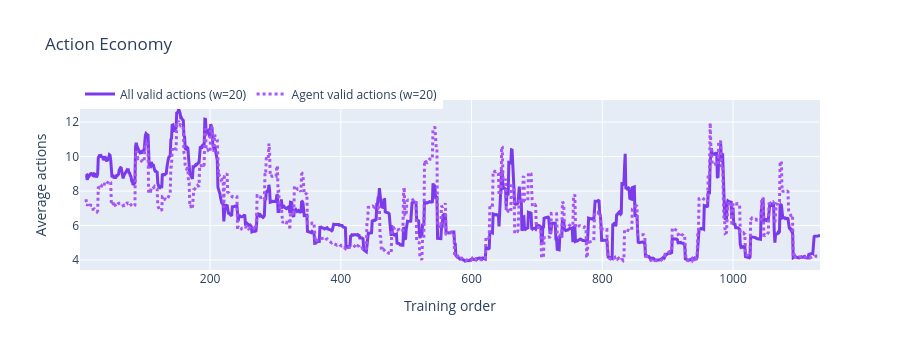

The notebook cell saved with this chart:
### Code cell
plot_action_economy(ep_df, WINDOW).show()

### Figure 1 — Plotly figure (JSON) as saved in the notebook; plotly's stock layout.template omitted (floating-point values rounded to 4 significant figures; data arrays with more than 128 entries replaced by an {"elided": "..."} marker saying what was removed)
{"data": [{"line": {"color": "#7c3aed", "width": 3}, "mode": "lines", "name": "All valid actions (w=20)", "type": "scatter", "x": {"elided": "1133 int values"}, "y": {"elided": "1133 float values"}}, {"line": {"color": "#a855f7", "dash": "dot", "width": 3}, "mode": "lines", "name": "Agent valid actions (w=20)", "type": "scatter", "x": {"elided": "1133 int values"}, "y": {"elided": "1133 float values"}}], "layout": {"height": 350, "legend": {"orientation": "h", "y": 1.12}, "title": {"text": "Action Economy"}, "xaxis": {"title": {"text": "Training order"}}, "yaxis": {"title": {"text": "Average actions"}}}}
